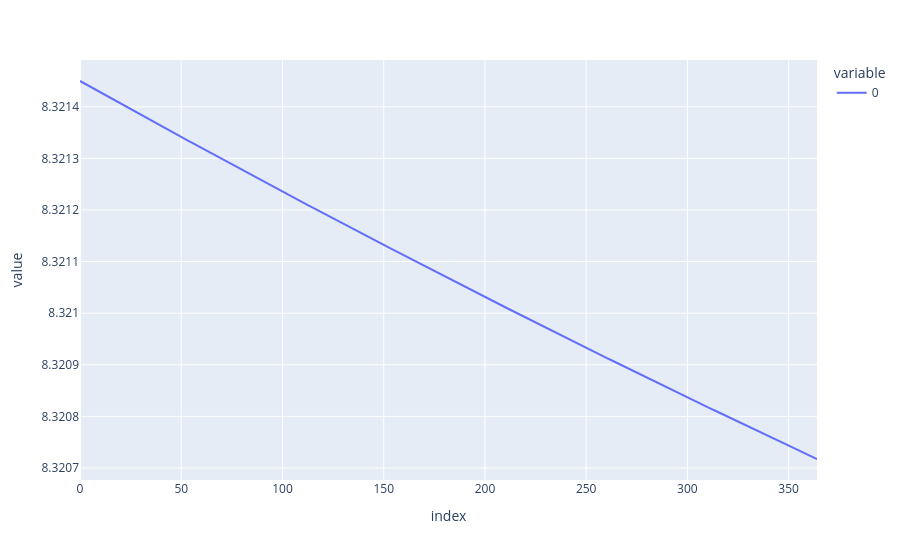

Here is the notebook cell this chart was saved with:
### Code cell
px.line(no_flow_barrier.overland_flow.isel( x=utils.OUTLET_X, y=utils.OUTLET_Y, time=slice(8760*10, 8760*11,24)))

### Figure 1 — Plotly figure (JSON) as saved in the notebook; plotly's stock layout.template omitted (floating-point values rounded to 4 significant figures; data arrays with more than 128 entries replaced by an {"elided": "..."} marker saying what was removed)
{"data": [{"hovertemplate": "variable=0<br>index=%{x}<br>value=%{y}<extra></extra>", "legendgroup": "0", "line": {"color": "#636efa", "dash": "solid"}, "marker": {"symbol": "circle"}, "mode": "lines", "name": "0", "orientation": "v", "showlegend": true, "type": "scatter", "x": {"elided": "365 int values"}, "xaxis": "x", "y": {"elided": "365 float values"}, "yaxis": "y"}], "layout": {"legend": {"title": {"text": "variable"}, "tracegroupgap": 0}, "margin": {"t": 60}, "xaxis": {"anchor": "y", "domain": [0, 1], "title": {"text": "index"}}, "yaxis": {"anchor": "x", "domain": [0, 1], "title": {"text": "value"}}}}
